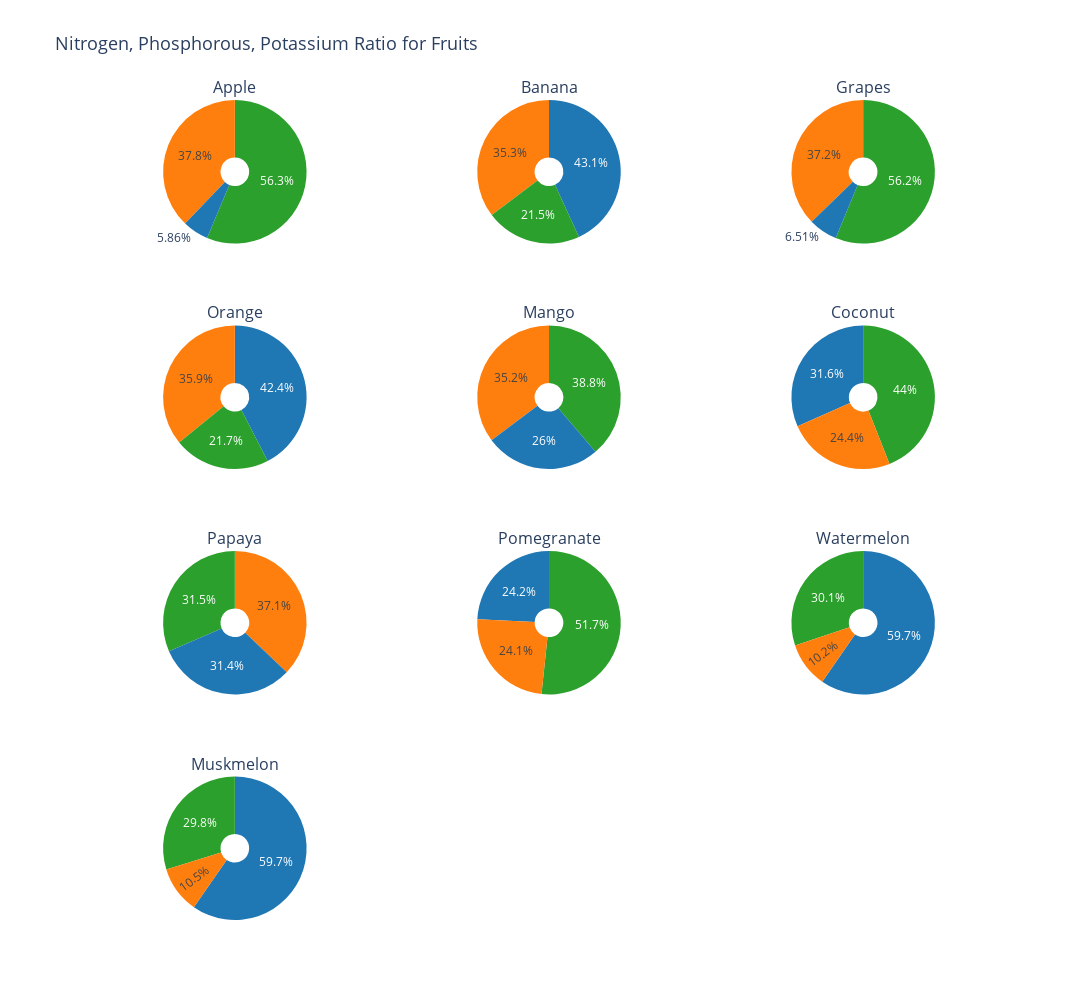

The code cell stored with this chart in its notebook:
### Markdown cell above
### N P K ratio for fruits

### Code cell
from plotly.subplots import make_subplots
import plotly.graph_objects as go

labels = ['Nitrogen (N)', 'Phosphorous (P)', 'Potassium (K)']

# Create a 4-row, 3-column layout for bigger charts
fig = make_subplots(
    rows=4, cols=3,  
    specs=[[{'type': 'domain'}, {'type': 'domain'}, {'type': 'domain'}],
           [{'type': 'domain'}, {'type': 'domain'}, {'type': 'domain'}],
           [{'type': 'domain'}, {'type': 'domain'}, {'type': 'domain'}],
           [{'type': 'domain'}, {'type': 'domain'}, {'type': 'domain'}]],
    subplot_titles=["Apple", "Banana", "Grapes", 
                    "Orange", "Mango", "Coconut", 
                    "Papaya", "Pomegranate", "Watermelon", 
                    "Muskmelon"],  
    vertical_spacing=0.1,  # Reduce vertical space for bigger pies
    horizontal_spacing=0.02  # Reduce horizontal space for bigger pies
)

# List of fruits for iteration
fruits = ["apple", "banana", "grapes", "orange", "mango", 
          "coconut", "papaya", "pomegranate", "watermelon", "muskmelon"]

# Adding Pie Charts with larger domain
row, col = 1, 1  # Start from first row and column
for fruit in fruits:
    npk_values = crop_summary.loc[fruit, ['N', 'P', 'K']]
    fig.add_trace(
        go.Pie(
            labels=labels, 
            values=npk_values, 
            name=fruit.capitalize(), 
            marker_colors=colors,
            hole=0.2,  # Smaller hole for a fuller pie
        ),
        row=row, col=col
    )
    col += 1  # Move to next column
    if col > 3:  # If 3 columns are filled, move to next row
        col = 1
        row += 1

# Update Layout for Bigger Pie Charts
fig.update_layout(
    title_text="Nitrogen, Phosphorous, Potassium Ratio for Fruits",
    title_font=dict(size=18),
    height=1000,  # Increased height for larger pies
    width=1200,   # Increased width for more spacing
    showlegend=False  # Remove legend to maximize space
)

fig.show()

### Figure 1 — Plotly figure (JSON) as saved in the notebook; plotly's stock layout.template omitted (floating-point values rounded to 4 significant figures)
{"data": [{"domain": {"x": [0, 0.32], "y": [0.825, 1]}, "hole": 0.2, "labels": ["Nitrogen (N)", "Phosphorous (P)", "Potassium (K)"], "marker": {"colors": ["#1f77b4", "#ff7f0e", "#2ca02c"]}, "name": "Apple", "type": "pie", "values": [20.8, 134.2, 199.9]}, {"domain": {"x": [0.34, 0.66], "y": [0.825, 1]}, "hole": 0.2, "labels": ["Nitrogen (N)", "Phosphorous (P)", "Potassium (K)"], "marker": {"colors": ["#1f77b4", "#ff7f0e", "#2ca02c"]}, "name": "Banana", "type": "pie", "values": [100.2, 82.01, 50.05]}, {"domain": {"x": [0.68, 1], "y": [0.825, 1]}, "hole": 0.2, "labels": ["Nitrogen (N)", "Phosphorous (P)", "Potassium (K)"], "marker": {"colors": ["#1f77b4", "#ff7f0e", "#2ca02c"]}, "name": "Grapes", "type": "pie", "values": [23.18, 132.5, 200.1]}, {"domain": {"x": [0, 0.32], "y": [0.55, 0.725]}, "hole": 0.2, "labels": ["Nitrogen (N)", "Phosphorous (P)", "Potassium (K)"], "marker": {"colors": ["#1f77b4", "#ff7f0e", "#2ca02c"]}, "name": "Orange", "type": "pie", "values": [19.58, 16.55, 10.01]}, {"domain": {"x": [0.34, 0.66], "y": [0.55, 0.725]}, "hole": 0.2, "labels": ["Nitrogen (N)", "Phosphorous (P)", "Potassium (K)"], "marker": {"colors": ["#1f77b4", "#ff7f0e", "#2ca02c"]}, "name": "Mango", "type": "pie", "values": [20.07, 27.18, 29.92]}, {"domain": {"x": [0.68, 1], "y": [0.55, 0.725]}, "hole": 0.2, "labels": ["Nitrogen (N)", "Phosphorous (P)", "Potassium (K)"], "marker": {"colors": ["#1f77b4", "#ff7f0e", "#2ca02c"]}, "name": "Coconut", "type": "pie", "values": [21.98, 16.93, 30.59]}, {"domain": {"x": [0, 0.32], "y": [0.275, 0.45]}, "hole": 0.2, "labels": ["Nitrogen (N)", "Phosphorous (P)", "Potassium (K)"], "marker": {"colors": ["#1f77b4", "#ff7f0e", "#2ca02c"]}, "name": "Papaya", "type": "pie", "values": [49.88, 59.05, 50.04]}, {"domain": {"x": [0.34, 0.66], "y": [0.275, 0.45]}, "hole": 0.2, "labels": ["Nitrogen (N)", "Phosphorous (P)", "Potassium (K)"], "marker": {"colors": ["#1f77b4", "#ff7f0e", "#2ca02c"]}, "name": "Pomegranate", "type": "pie", "values": [18.87, 18.75, 40.21]}, {"domain": {"x": [0.68, 1], "y": [0.275, 0.45]}, "hole": 0.2, "labels": ["Nitrogen (N)", "Phosphorous (P)", "Potassium (K)"], "marker": {"colors": ["#1f77b4", "#ff7f0e", "#2ca02c"]}, "name": "Watermelon", "type": "pie", "values": [99.42, 17.0, 50.22]}, {"domain": {"x": [0, 0.32], "y": [0, 0.175]}, "hole": 0.2, "labels": ["Nitrogen (N)", "Phosphorous (P)", "Potassium (K)"], "marker": {"colors": ["#1f77b4", "#ff7f0e", "#2ca02c"]}, "name": "Muskmelon", "type": "pie", "values": [100.3, 17.72, 50.08]}], "layout": {"annotations": [{"font": {"size": 16}, "showarrow": false, "text": "Apple", "x": 0.16, "xanchor": "center", "xref": "paper", "y": 1, "yanchor": "bottom", "yref": "paper"}, {"font": {"size": 16}, "showarrow": false, "text": "Banana", "x": 0.5, "xanchor": "center", "xref": "paper", "y": 1, "yanchor": "bottom", "yref": "paper"}, {"font": {"size": 16}, "showarrow": false, "text": "Grapes", "x": 0.84, "xanchor": "center", "xref": "paper", "y": 1, "yanchor": "bottom", "yref": "paper"}, {"font": {"size": 16}, "showarrow": false, "text": "Orange", "x": 0.16, "xanchor": "center", "xref": "paper", "y": 0.725, "yanchor": "bottom", "yref": "paper"}, {"font": {"size": 16}, "showarrow": false, "text": "Mango", "x": 0.5, "xanchor": "center", "xref": "paper", "y": 0.725, "yanchor": "bottom", "yref": "paper"}, {"font": {"size": 16}, "showarrow": false, "text": "Coconut", "x": 0.84, "xanchor": "center", "xref": "paper", "y": 0.725, "yanchor": "bottom", "yref": "paper"}, {"font": {"size": 16}, "showarrow": false, "text": "Papaya", "x": 0.16, "xanchor": "center", "xref": "paper", "y": 0.45, "yanchor": "bottom", "yref": "paper"}, {"font": {"size": 16}, "showarrow": false, "text": "Pomegranate", "x": 0.5, "xanchor": "center", "xref": "paper", "y": 0.45, "yanchor": "bottom", "yref": "paper"}, {"font": {"size": 16}, "showarrow": false, "text": "Watermelon", "x": 0.84, "xanchor": "center", "xref": "paper", "y": 0.45, "yanchor": "bottom", "yref": "paper"}, {"font": {"size": 16}, "showarrow": false, "text": "Muskmelon", "x": 0.16, "xanchor": "center", "xref": "paper", "y": 0.175, "yanchor": "bottom", "yref": "paper"}], "height": 1000, "showlegend": false, "title": {"font": {"size": 18}, "text": "Nitrogen, Phosphorous, Potassium Ratio for Fruits"}, "width": 1200}}
